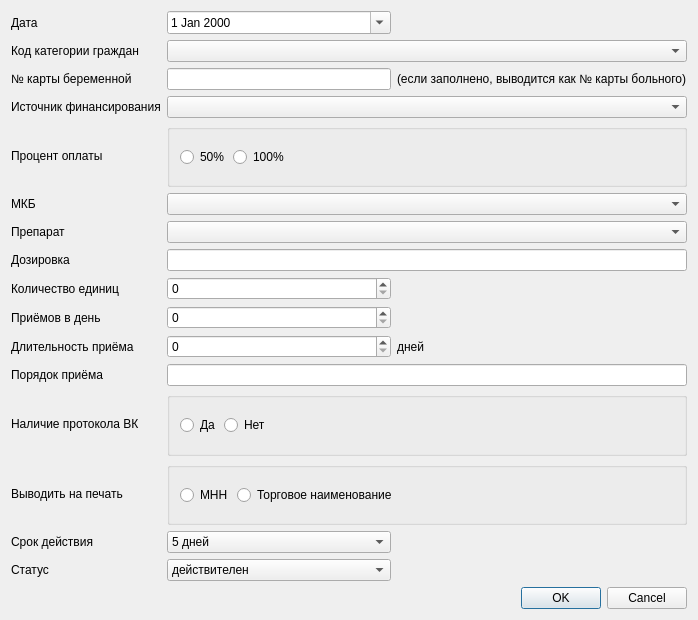
<?xml version="1.0" encoding="UTF-8"?>
<ui version="4.0">
 <class>RecipeEditDialog</class>
 <widget class="QDialog" name="RecipeEditDialog">
  <property name="geometry">
   <rect>
    <x>0</x>
    <y>0</y>
    <width>698</width>
    <height>620</height>
   </rect>
  </property>
  <property name="windowTitle">
   <string>Льготный рецепт</string>
  </property>
  <layout class="QGridLayout" name="gridLayout">
   <item row="7" column="1" colspan="2">
    <widget class="CDloFormularyComboBox" name="cmbDrug"/>
   </item>
   <item row="14" column="1" colspan="2">
    <widget class="QGroupBox" name="groupBox_2">
     <property name="title">
      <string/>
     </property>
     <layout class="QHBoxLayout" name="horizontalLayout_2">
      <property name="spacing">
       <number>4</number>
      </property>
      <property name="leftMargin">
       <number>10</number>
      </property>
      <property name="topMargin">
       <number>4</number>
      </property>
      <property name="rightMargin">
       <number>4</number>
      </property>
      <property name="bottomMargin">
       <number>4</number>
      </property>
      <item>
       <widget class="QRadioButton" name="rbtnVkYes">
        <property name="text">
         <string>Да</string>
        </property>
       </widget>
      </item>
      <item>
       <widget class="QRadioButton" name="rbtnVkNo">
        <property name="text">
         <string>Нет</string>
        </property>
       </widget>
      </item>
      <item>
       <spacer name="horizontalSpacer_2">
        <property name="orientation">
         <enum>Qt::Horizontal</enum>
        </property>
        <property name="sizeHint" stdset="0">
         <size>
          <width>40</width>
          <height>20</height>
         </size>
        </property>
       </spacer>
      </item>
     </layout>
    </widget>
   </item>
   <item row="5" column="1" colspan="2">
    <widget class="QGroupBox" name="groupBox">
     <property name="title">
      <string/>
     </property>
     <layout class="QHBoxLayout" name="horizontalLayout">
      <property name="spacing">
       <number>4</number>
      </property>
      <property name="leftMargin">
       <number>10</number>
      </property>
      <property name="topMargin">
       <number>4</number>
      </property>
      <property name="rightMargin">
       <number>4</number>
      </property>
      <property name="bottomMargin">
       <number>4</number>
      </property>
      <item>
       <widget class="QRadioButton" name="rbtn50proc">
        <property name="text">
         <string>50%</string>
        </property>
       </widget>
      </item>
      <item>
       <widget class="QRadioButton" name="rbtn100proc">
        <property name="text">
         <string>100%</string>
        </property>
       </widget>
      </item>
      <item>
       <spacer name="horizontalSpacer">
        <property name="orientation">
         <enum>Qt::Horizontal</enum>
        </property>
        <property name="sizeHint" stdset="0">
         <size>
          <width>40</width>
          <height>20</height>
         </size>
        </property>
       </spacer>
      </item>
     </layout>
    </widget>
   </item>
   <item row="17" column="0">
    <widget class="QLabel" name="label_9">
     <property name="text">
      <string>Статус</string>
     </property>
    </widget>
   </item>
   <item row="16" column="0">
    <widget class="QLabel" name="label_8">
     <property name="text">
      <string>Срок действия</string>
     </property>
    </widget>
   </item>
   <item row="14" column="0">
    <widget class="QLabel" name="label_7">
     <property name="text">
      <string>Наличие протокола ВК</string>
     </property>
    </widget>
   </item>
   <item row="18" column="1" colspan="2">
    <widget class="QDialogButtonBox" name="buttonBox">
     <property name="orientation">
      <enum>Qt::Horizontal</enum>
     </property>
     <property name="standardButtons">
      <set>QDialogButtonBox::Cancel|QDialogButtonBox::Ok</set>
     </property>
    </widget>
   </item>
   <item row="9" column="0">
    <widget class="QLabel" name="label_5">
     <property name="text">
      <string>Количество единиц</string>
     </property>
    </widget>
   </item>
   <item row="7" column="0">
    <widget class="QLabel" name="label_4">
     <property name="text">
      <string>Препарат</string>
     </property>
    </widget>
   </item>
   <item row="3" column="0">
    <widget class="QLabel" name="label">
     <property name="text">
      <string>Источник финансирования</string>
     </property>
    </widget>
   </item>
   <item row="10" column="1">
    <widget class="QSpinBox" name="spbNumPerDay"/>
   </item>
   <item row="3" column="1" colspan="2">
    <widget class="CRBComboBox" name="cmbFinance"/>
   </item>
   <item row="5" column="0">
    <widget class="QLabel" name="label_2">
     <property name="text">
      <string>Процент оплаты</string>
     </property>
    </widget>
   </item>
   <item row="6" column="0">
    <widget class="QLabel" name="label_3">
     <property name="text">
      <string>МКБ</string>
     </property>
    </widget>
   </item>
   <item row="16" column="1">
    <widget class="QComboBox" name="cmbTerm">
     <item>
      <property name="text">
       <string>5 дней</string>
      </property>
     </item>
     <item>
      <property name="text">
       <string>15 дней</string>
      </property>
     </item>
     <item>
      <property name="text">
       <string>30 дней</string>
      </property>
     </item>
     <item>
      <property name="text">
       <string>90 дней</string>
      </property>
     </item>
    </widget>
   </item>
   <item row="11" column="0">
    <widget class="QLabel" name="label_12">
     <property name="text">
      <string>Длительность приёма</string>
     </property>
    </widget>
   </item>
   <item row="10" column="0">
    <widget class="QLabel" name="label_14">
     <property name="text">
      <string>Приёмов в день</string>
     </property>
    </widget>
   </item>
   <item row="6" column="1" colspan="2">
    <widget class="CICDCodeEditEx" name="cmbMKB"/>
   </item>
   <item row="8" column="1" colspan="2">
    <widget class="QLineEdit" name="edtDosage"/>
   </item>
   <item row="11" column="1">
    <widget class="QSpinBox" name="spbDuration">
     <property name="maximum">
      <number>999</number>
     </property>
    </widget>
   </item>
   <item row="1" column="0">
    <widget class="QLabel" name="label_15">
     <property name="text">
      <string>Код категории граждан</string>
     </property>
    </widget>
   </item>
   <item row="9" column="1">
    <widget class="QSpinBox" name="spbQnt">
     <property name="maximum">
      <number>999</number>
     </property>
    </widget>
   </item>
   <item row="8" column="0">
    <widget class="QLabel" name="label_11">
     <property name="text">
      <string>Дозировка</string>
     </property>
    </widget>
   </item>
   <item row="17" column="1">
    <widget class="QComboBox" name="cmbStatus">
     <item>
      <property name="text">
       <string>действителен</string>
      </property>
     </item>
     <item>
      <property name="text">
       <string>недействителен</string>
      </property>
     </item>
     <item>
      <property name="text">
       <string>испорчен</string>
      </property>
     </item>
    </widget>
   </item>
   <item row="1" column="1" colspan="2">
    <widget class="QComboBox" name="cmbSocCodes">
     <property name="sizePolicy">
      <sizepolicy hsizetype="Preferred" vsizetype="Fixed">
       <horstretch>2</horstretch>
       <verstretch>0</verstretch>
      </sizepolicy>
     </property>
    </widget>
   </item>
   <item row="12" column="1" colspan="2">
    <widget class="QLineEdit" name="edtSigna"/>
   </item>
   <item row="11" column="2">
    <widget class="QLabel" name="label_13">
     <property name="text">
      <string>дней</string>
     </property>
    </widget>
   </item>
   <item row="12" column="0">
    <widget class="QLabel" name="label_6">
     <property name="text">
      <string>Порядок приёма</string>
     </property>
    </widget>
   </item>
   <item row="0" column="1">
    <widget class="QDateEdit" name="edtDate">
     <property name="calendarPopup">
      <bool>true</bool>
     </property>
    </widget>
   </item>
   <item row="0" column="0">
    <widget class="QLabel" name="label_10">
     <property name="text">
      <string>Дата</string>
     </property>
    </widget>
   </item>
   <item row="2" column="0">
    <widget class="QLabel" name="label_16">
     <property name="text">
      <string>№ карты беременной</string>
     </property>
    </widget>
   </item>
   <item row="2" column="1">
    <widget class="QLineEdit" name="edtPregCard">
     <property name="inputMask">
      <string>00000000000000000000; </string>
     </property>
    </widget>
   </item>
   <item row="2" column="2">
    <widget class="QLabel" name="label_17">
     <property name="text">
      <string>(если заполнено, выводится как № карты больного)</string>
     </property>
     <property name="textFormat">
      <enum>Qt::RichText</enum>
     </property>
     <property name="wordWrap">
      <bool>false</bool>
     </property>
    </widget>
   </item>
   <item row="15" column="0">
    <widget class="QLabel" name="label_18">
     <property name="text">
      <string>Выводить на печать</string>
     </property>
    </widget>
   </item>
   <item row="15" column="1" colspan="2">
    <widget class="QGroupBox" name="groupBox_3">
     <property name="title">
      <string/>
     </property>
     <layout class="QHBoxLayout" name="horizontalLayout_3">
      <property name="spacing">
       <number>4</number>
      </property>
      <property name="leftMargin">
       <number>10</number>
      </property>
      <property name="topMargin">
       <number>4</number>
      </property>
      <property name="rightMargin">
       <number>4</number>
      </property>
      <property name="bottomMargin">
       <number>4</number>
      </property>
      <item>
       <widget class="QRadioButton" name="rbtnPrintMNN">
        <property name="text">
         <string>МНН</string>
        </property>
       </widget>
      </item>
      <item>
       <widget class="QRadioButton" name="rbtnPrintTradeName">
        <property name="text">
         <string>Торговое наименование</string>
        </property>
       </widget>
      </item>
      <item>
       <spacer name="horizontalSpacer_3">
        <property name="orientation">
         <enum>Qt::Horizontal</enum>
        </property>
        <property name="sizeHint" stdset="0">
         <size>
          <width>40</width>
          <height>20</height>
         </size>
        </property>
       </spacer>
      </item>
     </layout>
    </widget>
   </item>
  </layout>
 </widget>
 <customwidgets>
  <customwidget>
   <class>CRBComboBox</class>
   <extends>QComboBox</extends>
   <header>library/crbcombobox.h</header>
  </customwidget>
  <customwidget>
   <class>CICDCodeEditEx</class>
   <extends>QComboBox</extends>
   <header>library/ICDCodeEdit.h</header>
  </customwidget>
  <customwidget>
   <class>CDloFormularyComboBox</class>
   <extends>QComboBox</extends>
   <header>library/Recipe/DloFormularyComboBox.h</header>
  </customwidget>
 </customwidgets>
 <tabstops>
  <tabstop>cmbSocCodes</tabstop>
  <tabstop>cmbFinance</tabstop>
  <tabstop>cmbMKB</tabstop>
  <tabstop>cmbDrug</tabstop>
  <tabstop>edtDosage</tabstop>
  <tabstop>spbQnt</tabstop>
  <tabstop>spbNumPerDay</tabstop>
  <tabstop>spbDuration</tabstop>
  <tabstop>edtSigna</tabstop>
  <tabstop>cmbTerm</tabstop>
  <tabstop>cmbStatus</tabstop>
  <tabstop>buttonBox</tabstop>
 </tabstops>
 <resources/>
 <connections>
  <connection>
   <sender>buttonBox</sender>
   <signal>accepted()</signal>
   <receiver>RecipeEditDialog</receiver>
   <slot>accept()</slot>
   <hints>
    <hint type="sourcelabel">
     <x>248</x>
     <y>254</y>
    </hint>
    <hint type="destinationlabel">
     <x>157</x>
     <y>274</y>
    </hint>
   </hints>
  </connection>
  <connection>
   <sender>buttonBox</sender>
   <signal>rejected()</signal>
   <receiver>RecipeEditDialog</receiver>
   <slot>reject()</slot>
   <hints>
    <hint type="sourcelabel">
     <x>316</x>
     <y>260</y>
    </hint>
    <hint type="destinationlabel">
     <x>286</x>
     <y>274</y>
    </hint>
   </hints>
  </connection>
 </connections>
</ui>
